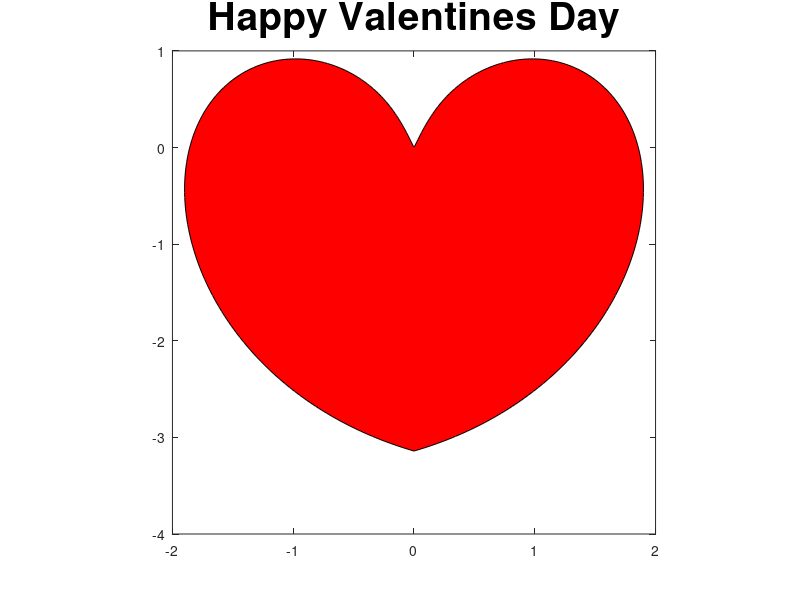

Write MATLAB code to recreate this figure.
t = linspace(-pi, pi, 350);
X = t .* sin(pi * .872 * sin(t)./t);
Y = -abs(t) .* cos(pi * sin(t)./t);
plot(X, Y);
fill(X, Y, 'r');
axis square;
set(gcf, 'Position', get(0, 'Screensize'));
title('Happy Valentines Day', 'Fontsize', 28);